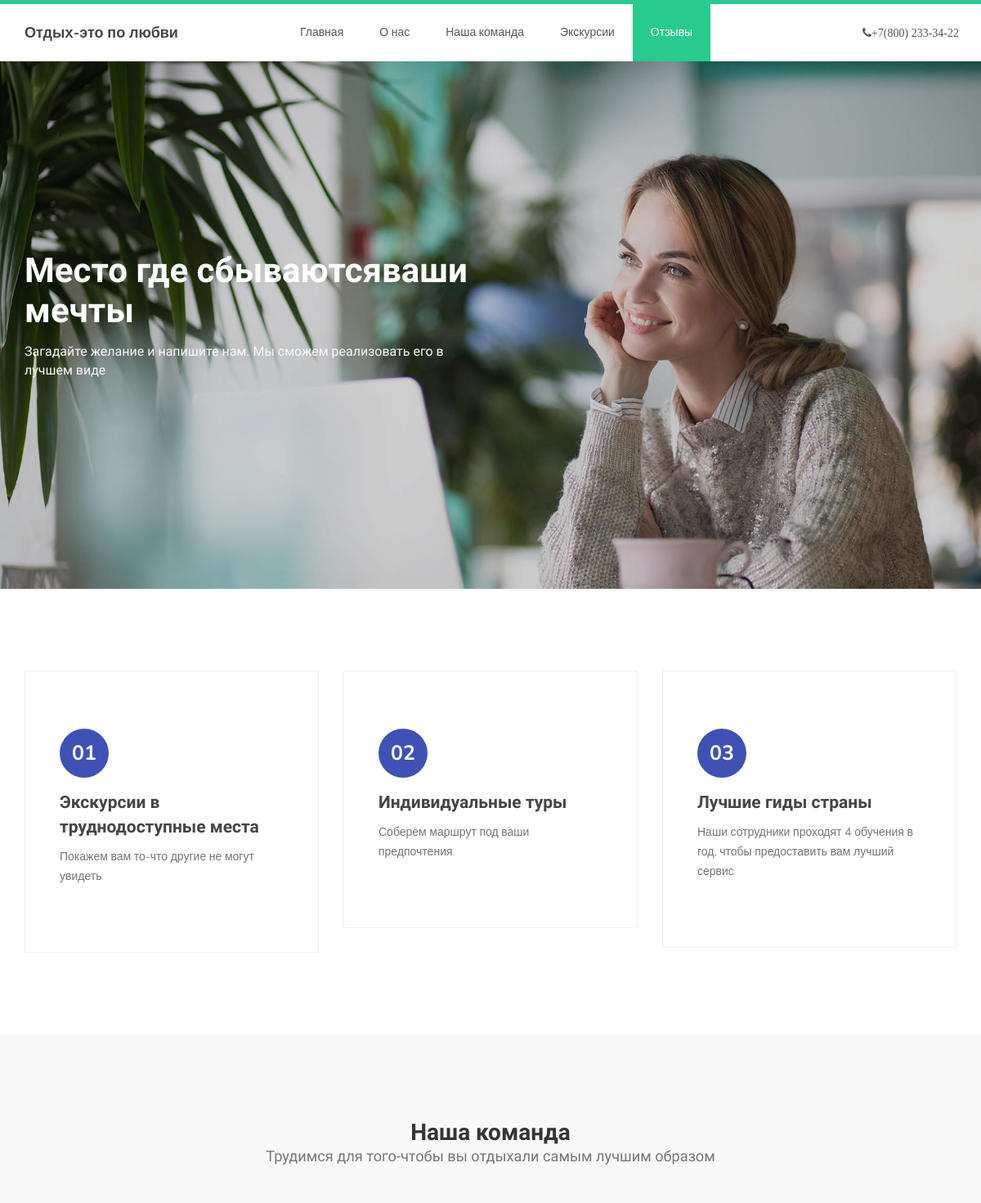
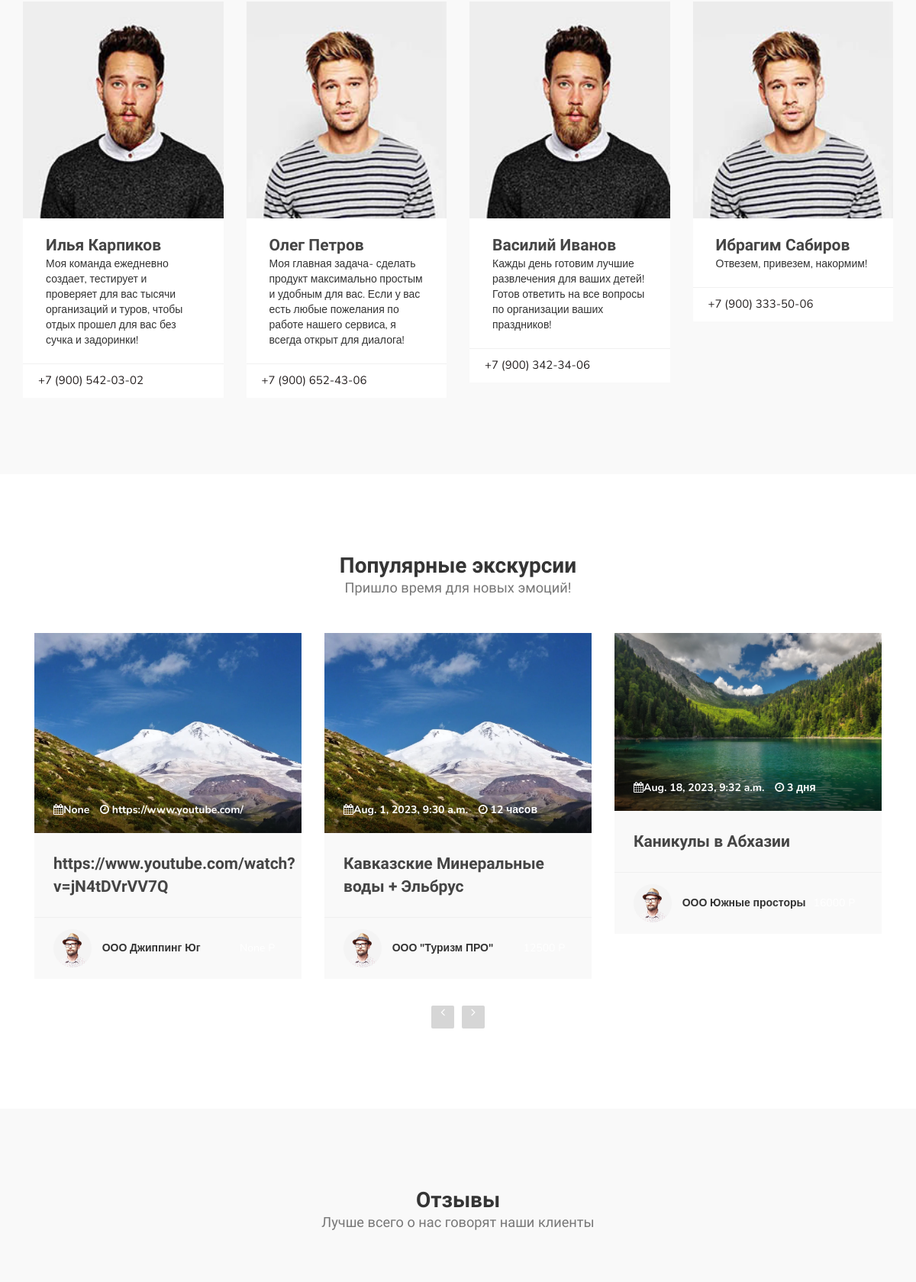
The page / (upper part) on the database its author committed (2 pictures, top to bottom).
### company/models.py (models this page shows, shortened)
class Manager(models.Model):
    manager = models.CharField(max_length=400,verbose_name='ФИО Менеджера' )
    phone = models.CharField(max_length=50, verbose_name="Телефон", blank=True, null=True)
    prof= models.CharField(max_length=50, verbose_name="Должность", blank=True, null=True)
    photo = models.ImageField(blank=True,null=True)
    short_description = models.TextField(verbose_name='Короткое описание менеджера', blank=True, null=True)
    class Meta:
        verbose_name = "Сотрудник"
        verbose_name_plural = "Сотрудники"

class Company(models.Model):
    name = models.CharField(max_length=400,verbose_name='Название компании' )
    manager = models.CharField(max_length=400,verbose_name='ФИО Менеджера' )
    phone = models.CharField(max_length=50, verbose_name="Телефон")
    photo = models.ImageField(blank=True,null=True)
    short_description = models.TextField(verbose_name='Короткое описание менеджера', blank=True, null=True)
    site = models.URLField(verbose_name='Ссылка на сайт', blank=True ,null=True)
    referal = models.BooleanField(verbose_name='Партнер в бонусной системе', default=False)
    requisites = models.FileField(verbose_name='Реквизиты', blank=True, null=True)
    class Meta:
        verbose_name = "Компания"
        verbose_name_plural = "Компании"

### product/models.py (models this page shows, shortened)
class Trip(models.Model):
    company = models.ForeignKey(Company, verbose_name = 'Компания', on_delete=models.CASCADE, null=True)
    name = models.CharField(max_length=500, verbose_name="Название")
    decription = models.TextField(verbose_name='Описание машрута', null=True, blank=True)
    decription_trip = models.TextField(verbose_name='Детали поездки', null=True, blank=True)
    decription_other = models.TextField(verbose_name='Дополнительная информация', null=True, blank=True)
    type = models.ForeignKey(Trip_type, verbose_name = 'Тип экскурси', on_delete=models.SET_NULL, null=True)
    number = models.CharField(max_length=50, verbose_name="Транспорт если есть", null=True, blank=True)
    seets= models.IntegerField(verbose_name="Количество мест",null=True, blank=True)
    children_seets=models.BooleanField(default=False, verbose_name="Детские места")
    disabled_seets= models.BooleanField(default=False, verbose_name="Места для инвалидов")
    data = models.DateTimeField(verbose_name='Дата и время начала экскурсии', null=True, blank=True)
    time = models.CharField(max_length=400, verbose_name="Продолжительность экскурсии")
    status = models.ForeignKey(Status, verbose_name = 'Статус', on_delete=models.SET_NULL, null=True)
    details = models.TextField(max_length=500, verbose_name="Короткий баннер для сайта", default=None, null=True, blank=True)
    price = models.IntegerField(verbose_name="Стоимость",null=True,blank=True)
    photo = models.ImageField(verbose_name='Рекламный баннер', upload_to='media/trip')
    stars = models.PositiveIntegerField(
        verbose_name="Количество звёзд", default=0, validators=[MinValueValidator(0), MaxValueValidator(5)]
    )
    options = models.ManyToManyField(
        AdditionalOptions, verbose_name="Дополнительные опции", related_name="hotels", blank=True
    )
    class Meta:
        verbose_name = "Экскурсия"
        verbose_name_plural = "Экскурсия"
        ordering = ['name',]

### product/views.py (the view, shortened to what this page needs)
# urls.py: path('',ShowProductListView.as_view(), name='index' ),
class ShowProductListView(ListView):
    template_name = 'index.html'
    context_object_name = 'data'
    def get_queryset(self):
        data = {}
        data['trip'] = Trip.objects.all()[:10]
        data['manager'] = random.sample(list(Manager.objects.all()), 2)
        data['agent'] = random.sample(list(Company.objects.all()), 2)
        data['bonus'] = Company.objects.filter(referal=True)
        data['documents'] = Document.objects.all()
        data['contacts'] = Contacts.objects.all()
        data['feedback'] = Feedback.objects.all()[:10]
        return data

### templates/index.html (shortened to what this page needs)
{%load static%}
<html lang="ru">
<head>
     <link rel="stylesheet" href={% static "css/bootstrap.min.css" %}>
     <link rel="stylesheet" href={% static "css/font-awesome.min.css" %}>
     <link rel="stylesheet" href={% static "css/owl.carousel.css" %}>
     <link rel="stylesheet" href={% static "css/owl.theme.default.min.css" %}>
     <link rel="stylesheet" href={% static "css/templatemo-style.css" %}>
</head>
<body id="top" data-spy="scroll" data-target=".navbar-collapse" data-offset="50">
     {%include 'components/header.html'%}
     <section id="home">
          <div class="row">
                    <div class="owl-carousel owl-theme home-slider">
                         <div class="item item-first">
                              <div class="caption">
                                   <div class="container">
                                        <div class="col-md-6 col-sm-12">
                                             <h1>Место где сбываютсяваши мечты</h1>
                                             <h3>Загадайте желание и напишите нам. Мы сможем реализовать его в лучшем виде</h3>
                                        </div>
                                   </div>
                              </div>
                         </div>
                    </div>
          </div>
     </section>
     <section id="feature">
          <div class="container">
               <div class="row">
                    <div class="col-md-4 col-sm-4">
                         <div class="feature-thumb">
                              <span>01</span>
                              <h3>Экскурсии в труднодоступные места</h3>
                              <p>Покажем вам то-что другие не могут увидеть</p>
                         </div>
                    </div>
                    <div class="col-md-4 col-sm-4">
                         <div class="feature-thumb">
                              <span>02</span>
                              <h3>Индивидуальные туры</h3>
                              <p>Соберем маршрут под ваши предпочтения</p>
                         </div>
                    </div>
                    <div class="col-md-4 col-sm-4">
                         <div class="feature-thumb">
                              <span>03</span>
                              <h3>Лучшие гиды страны</h3>
                              <p>Наши сотрудники проходят 4 обучения в год, чтобы предоставить вам лучший сервис</p>
                         </div>
                    </div>
               </div>
          </div>
     </section>
     <section id="team">
          <div class="container">
               <div class="row">
                    <div class="col-md-12 col-sm-12">
                         <div class="section-title">
                              <h2>Наша команда <small>Трудимся для того-чтобы вы отдыхали самым лучшим образом</small></h2>
                         </div>
                    </div>
                    {% for item in data.manager %}
                    <div class="col-md-3 col-sm-3">
                         <div class="team-thumb">
                              <div class="team-image">
                                   <img src={{item.photo.url}} class="img-responsive" alt="{{item.manager}}">
                              </div>
                              <div class="team-info">
                                   <h3>{{item.manager}}</h3>
                                   <span>{{item.short_description}}</span>
                              </div>
                              <ul class="social-icon">
                                   <li><a href="#"> {{item.phone}}</a></li>
                              </ul>
                         </div>
                    </div>
                    {%endfor%}
                    {% for item in data.agent %}
                    <div class="col-md-3 col-sm-3">
                         <div class="team-thumb">
                              <div class="team-image">
                                   <img src={{item.photo.url}} class="img-responsive" alt="{{item.manager}}">
                              </div>
                              <div class="team-info">
                                   <h3>{{item.manager}}</h3>
                                   <span>{{item.short_description}}</span>
                              </div>
                              <ul class="social-icon">
                                   <li><a href="#"> {{item.phone}}</a></li>
                              </ul>
                         </div>
                    </div>
                    {%endfor%}
               </div>
          </div>
     </section>
     <section id="courses">
          <div class="container">
               <div class="row">
                    <div class="col-md-12 col-sm-12">
                         <div class="section-title">
                              <h2>Популярные экскурсии <small>Пришло время для новых эмоций!</small></h2>
                         </div>
                         <div class="owl-carousel owl-theme owl-courses">
                              {% for item in data.trip %}
                              <div class="col-md-4 col-sm-4">
                              <a href="trip">
                                   <div class="item">
                                        <div class="courses-thumb">
                                             <div class="courses-top">
                                                  <div class="courses-image">
                                                       <img src={{item.photo.url}} class="img-responsive" alt="">
                                                  </div>
                                                  <div class="courses-date">
                                                       <span><i class="fa fa-calendar"></i>{{item.data}}</span>
                                                       <span><i class="fa fa-clock-o"></i> {{item.time}}</span>
                                                  </div>
                                             </div>
                                             <div class="courses-detail">
                                                  <h3><a href="#">{{item.name}}</a></h3>
                                             </div>
                                             <div class="courses-info">
                                                  <div class="courses-author">
                                                       <img src={%  static "images/author-image1.jpg" %} class="img-responsive" alt="">
                                                       <span>{{item.company.name}}</span>
                                                  </div>
                                                  <div class="courses-price">
                                                       <a href="#"><span>{{item.price}} P</span></a>
                                                  </div>
                                             </div>
                                        </div>
                                   </div>
                              </a>
                              </div>
                              {%endfor%}
                         </div>
               </div>
          </div>
     </section>
     <section id="testimonial">
          <div class="container">
               <div class="row">
                    <div class="col-md-12 col-sm-12">
                         <div class="section-title">
                              <h2>Отзывы <small>Лучше всего о нас говорят наши клиенты</small></h2>
                         </div>
                         <div class="owl-carousel owl-theme owl-client">
                              {%for item in data.feedback %}
                              <div class="col-md-4 col-sm-4">
                              </div>
                              {%endfor%}
                         </div>
               </div>
          </div>
     </section>
</body>
</html>

### front_static/css/templatemo-style.css (style rules this page uses)
body { background: #ffffff; font-family: 'Nunito', sans-serif; overflow-x: hidden; padding-top: 70px; }
h1,h2,h3,h4,h5,h6 { font-family: 'Muli', sans-serif; font-weight: bold; line-height: inherit; }
h1 { color: #252525; font-size: 3em; line-height: normal; }
h2 { color: #353535; font-size: 2em; padding-bottom: 10px; }
h3 { font-size: 1.5em; margin-bottom: 0; }
h3, h3 a { color: #454545; }
p { color: #757575; font-size: 14px; font-weight: normal; line-height: 24px; }
html { -webkit-font-smoothing: antialiased; }
a { color: #252525; -webkit-transition: 0.5s; transition: 0.5s; text-decoration: none !important; }
a, input, button, .form-control { -webkit-transition: 0.5s; transition: 0.5s; }
.section-title { padding-bottom: 40px; }
.section-title h2 { margin: 0; }
.section-title small { display: block; }
section { position: relative; padding: 100px 0; }
#team, #testimonial { background: #f9f9f9; }
#team, #testimonial { text-align: center; }
#home { padding: 0; }
#home h1 { color: #ffffff; }
#home h3 { color: #f9f9f9; font-size: 16px; font-weight: 300; margin: 0; padding: 5px 0 40px 0; }
@media (min-width: 768px) { .home-slider .col-md-6 { padding-left: 0; } }
.home-slider .caption { display: flex; justify-content: center; flex-direction: column; text-align: left; background-color: rgba(20,20,20,0.2); height: 100%; color: #fff; cursor: e-resize; }
.home-slider .item { background-repeat: no-repeat; background-attachment: local; background-size: cover; height: 650px; }
.home-slider .item-first { background-image: url(../images/slider-image1.jpg); background-position: center; }
.feature-thumb { border: 1px solid #f0f0f0; padding: 5em 3em; }
.feature-thumb span { background: #3f51b5; border-radius: 50px; color: #ffffff; font-size: 25px; font-weight: bold; display: inline-block; width: 60px; height: 60px; line-height: 60px; text-align: center; margin-bottom: 5px; }
.feature-thumb h3 { margin: 10px 0; }
.team-thumb { background: #ffffff; position: relative; overflow: hidden; text-align: left; }
.team-info { padding: 20px 30px; }
.team-image img { width: 100%; }
.team-thumb .social-icon { border-top: 1px solid #f0f0f0; padding: 4px 20px 0 20px; }
.team-thumb .social-icon li a { background: #ffffff; color: #252020; }
.team-info h3 { margin: 0; }
#courses .section-title { text-align: center; }
.courses-thumb { background: #f9f9f9; position: relative; }
.courses-top { position: relative; }
.courses-image { background: linear-gradient(to right, #202020, #101010); }
.courses-date { background: linear-gradient(rgba(255, 0, 0, 0), rgba(0, 0, 0, 0.6)); width: 100%; position: absolute; bottom: 0; padding: 20px 25px; }
.courses-date span, .courses-author span { font-size: 14px; font-weight: bold; }
.courses-date span { color: #ffffff; display: inline-block; margin-right: 10px; }
.courses-detail { padding: 25px 25px 15px 25px; }
.courses-detail h3 { margin: 0 0 2px 0; }
.courses-info { border-top: 1px solid #f0f0f0; position: relative; clear: both; padding: 15px 25px; }
.courses-author, .courses-author span { display: inline-block; vertical-align: middle; }
.courses-author img { display: inline-block !important; border-radius: 50px; width: 50px !important; height: 50px; margin-right: 10px; }
.courses-price { float: right; margin-top: 10px; }
.courses-price span { border-radius: 2px; color: #ffffff; display: block; padding: 5px 10px; }
#courses .col-md-4, #testimonial .col-md-4 { display: block; width: 100%; }
.social-icon { position: relative; padding: 0; margin: 0; }
.social-icon li { display: inline-block; list-style: none; margin-bottom: 5px; }
.social-icon li a { border-radius: 100px; color: #29ca8e; font-size: 15px; width: 35px; height: 35px; line-height: 35px; text-decoration: none; text-align: center; transition: all 0.4s ease-in-out; position: relative; margin: 5px 5px 5px 0; }

### rows shown on the page
Manager: photo (picture), manager "Илья Карпиков", short_description "Моя команда ежедневно создает, тестирует и проверяет для вас тысячи организаций и туров, чтобы отдых прошел для вас без сучка и задоринки!", phone "+7 (900) 542-03-02"
Manager: photo (picture), manager "Олег Петров", short_description "Моя главная задача- сделать продукт максимально простым и удобным для вас. Если у вас есть любые пожелания по работе нашего сервиса, я всегда открыт для диалога!", phone "+7 (900) 652-43-06"
Company: photo (picture), manager "Василий Иванов", short_description "Кажды день готовим лучшие развлечения для ваших детей! Готов ответить на все вопросы по организации ваших праздников!", phone "+7 (900) 342-34-06"
Company: photo (picture), manager "Ибрагим Сабиров", short_description "Отвезем, привезем, накормим!", phone "+7 (900) 333-50-06"
Trip: photo (picture), data "None", time "https://www.youtube.com/", name "https://www.youtube.com/watch?v=jN4tDVrVV7Q", company.name "ООО Джиппинг Юг"
Trip: photo (picture), data "Aug. 1, 2023, 9:30 a.m.", time "12 часов", name "Кавказские Минеральные воды + Эльбрус", company.name "ООО \"Туризм ПРО\""
Trip: photo (picture), data "Aug. 18, 2023, 9:32 a.m.", time "3 дня", name "Каникулы в Абхазии", company.name "ООО Южные просторы"
